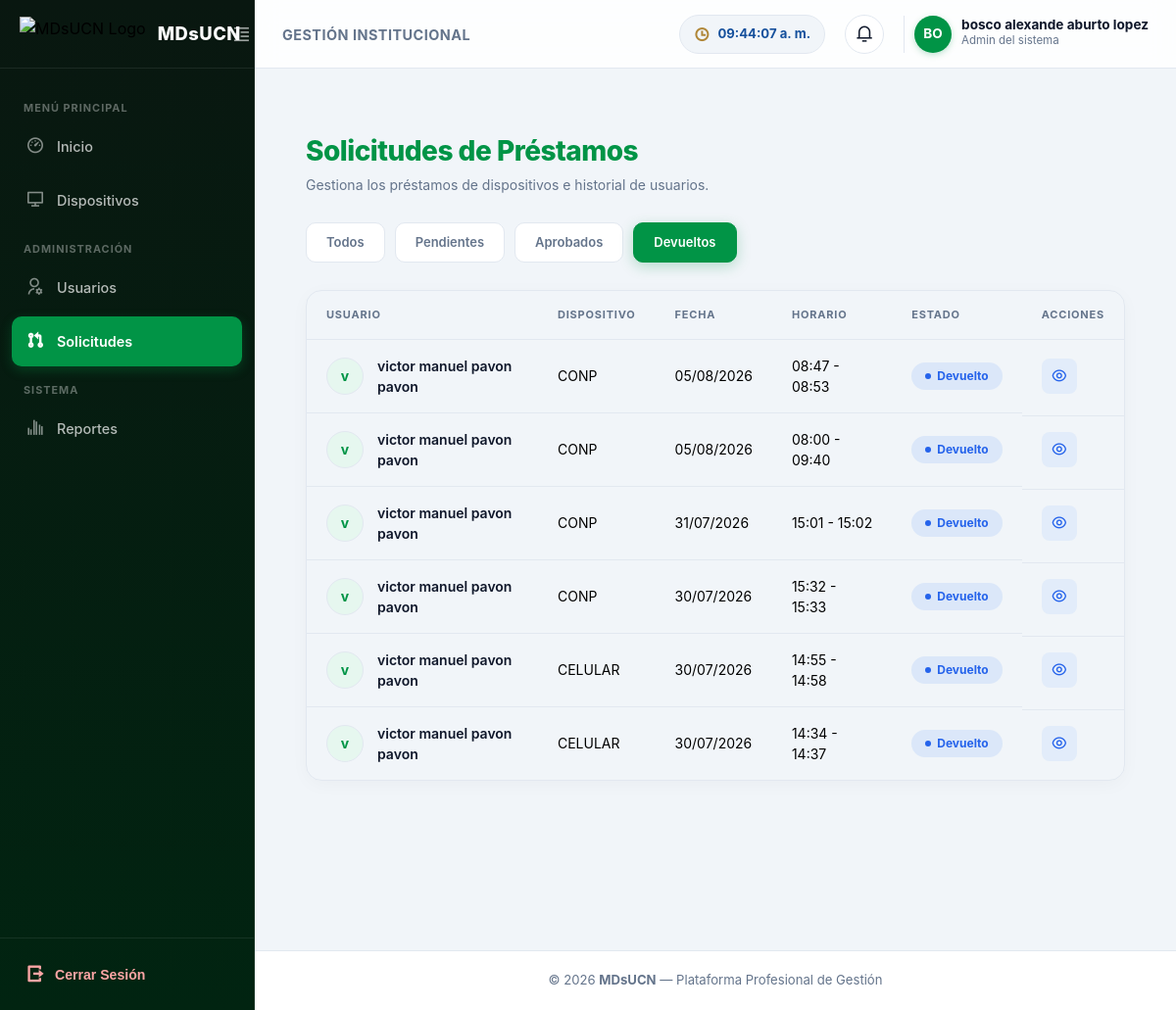
Before: /prestamos/?estado=devuelto (signed in) with the older database file.
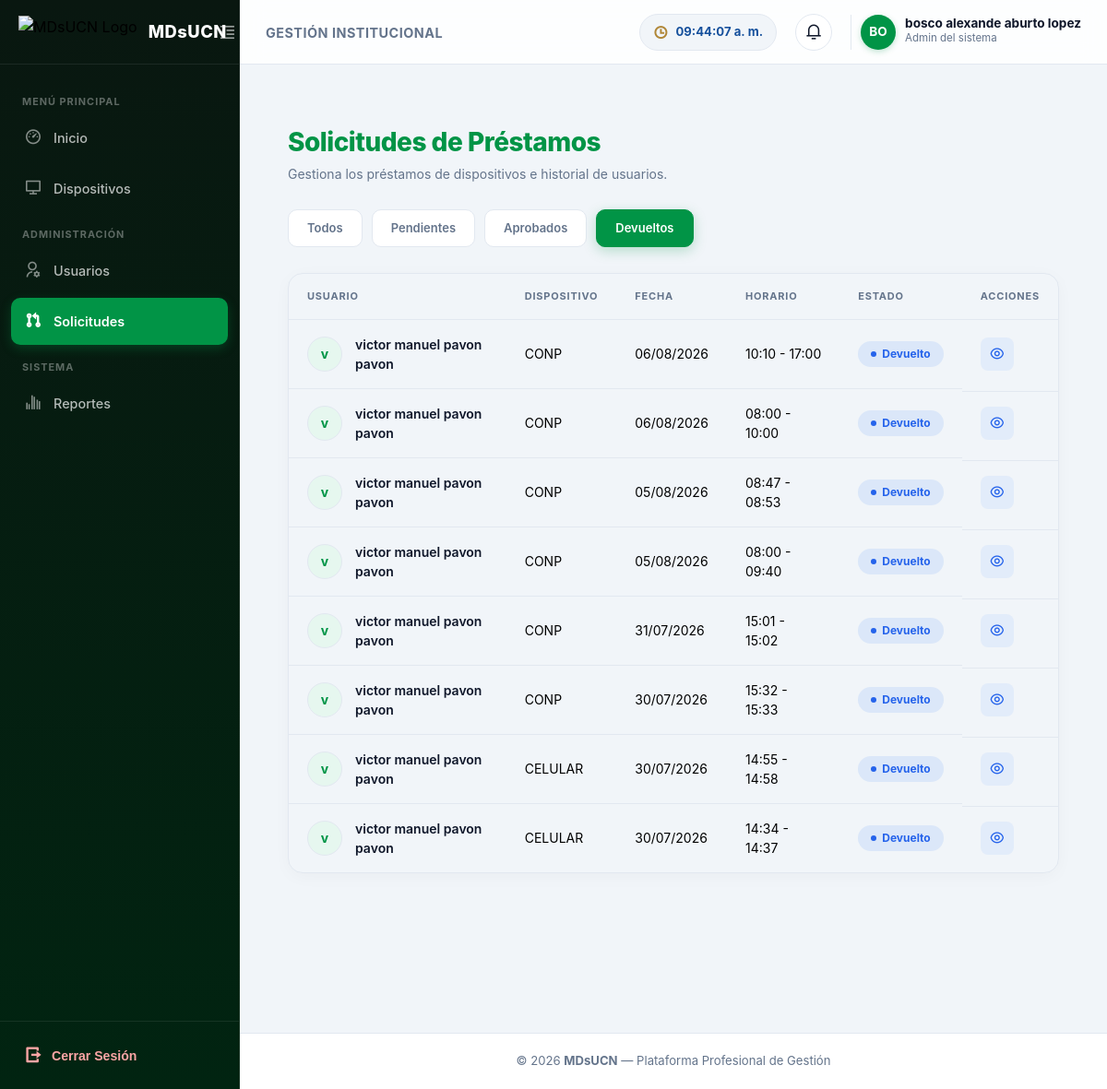
After: the same page with the newer database file.
### appOne/models.py (models this page shows, shortened)
class Prestamo(models.Model):
    ESTADO_PENDIENTE = 'pendiente'
    ESTADO_APROBADO = 'aprobado'
    ESTADO_RECHAZADO = 'rechazado'
    ESTADO_DEVUELTO = 'devuelto'
    ESTADO_CHOICES = [
        (ESTADO_PENDIENTE, 'Pendiente'),
        (ESTADO_APROBADO, 'Aprobado'),
        (ESTADO_RECHAZADO, 'Rechazado'),
        (ESTADO_DEVUELTO, 'Devuelto'),
    ]
    usuario = models.ForeignKey(
        Usuario,
        on_delete=models.CASCADE,
        related_name="prestamos"
    )
    dispositivo = models.ForeignKey(
        Dispositivo,
        on_delete=models.CASCADE,
        related_name="prestamos"
    )
    motivo = models.TextField()
    fecha_uso = models.DateField(db_index=True)
    hora_inicio = models.TimeField()
    hora_entrega = models.TimeField()
    estado = models.CharField(
        max_length=10,
        choices=ESTADO_CHOICES,
        default=ESTADO_PENDIENTE,
        db_index=True
    )
    fecha_solicitud = models.DateTimeField(auto_now_add=True, db_index=True)
    fecha_devolucion_real = models.DateTimeField(
        blank=True,
        null=True,
        help_text="Fecha y hora exacta en que se registró la devolución"
    )
    observaciones_devolucion = models.TextField(
        blank=True,
        null=True,
        help_text="Estado físico en que se recibe el equipo (daños, accesorios faltantes, etc.)"
    )
    class Meta:
        verbose_name = 'Préstamo'
        verbose_name_plural = 'Préstamos'

class Usuario(AbstractUser):
    username = models.CharField(max_length=150, unique=True)
    nombre_completo = models.CharField(max_length=150)
    correo_institucional = models.EmailField(unique=True)
    codigo = models.CharField(max_length=20, unique=True)
    rol = models.CharField(max_length=20, choices=ROLES, default="Docente")
    USERNAME_FIELD = "correo_institucional"
    REQUIRED_FIELDS = ["username", "nombre_completo", "codigo"]
    objects = UsuarioManager()
    class Meta:
        verbose_name = 'Usuario'
        verbose_name_plural = 'Usuarios'

class Dispositivo(models.Model):
    ESTADO_DISPONIBLE = 'disponible'
    ESTADO_PRESTADO = 'prestado'
    ESTADO_MANTENIMIENTO = 'mantenimiento'
    ESTADO_DANADO = 'danado'
    ESTADO_CHOICES = [
        (ESTADO_DISPONIBLE, 'Disponible'),
        (ESTADO_PRESTADO, 'En Préstamo'),
        (ESTADO_MANTENIMIENTO, 'En Mantenimiento'),
        (ESTADO_DANADO, 'Dañado / Inoperativo'),
    ]
    nombre_dispositivo = models.CharField(max_length=100)
    marca = models.CharField(max_length=50)
    codigo_inventario = models.CharField(max_length=50, unique=True)
    imagen = models.ImageField(upload_to='dispositivos/', blank=True, null=True)
    descripcion = models.TextField(blank=True, null=True)
    accesorios = models.TextField(blank=True, null=True)
    observacion = models.TextField(blank=True, null=True)
    estado = models.CharField(
        max_length=20,
        choices=ESTADO_CHOICES,
        default=ESTADO_DISPONIBLE,
        db_index=True
    )
    class Meta:
        verbose_name = 'Dispositivo'
        verbose_name_plural = 'Dispositivos'

### appOne/views/prestamos.py (the view)
# urls.py: path('prestamos/', views.solicitudes_prestamos, name='solicitudes_prestamos'),
@login_required
def solicitudes_prestamos(request):
    estado = request.GET.get("estado", "todos").strip()
    if estado == "todos" and request.session.get("ocultar_todos", False):
        prestamos = Prestamo.objects.none()
    else:
        if es_administrador(request.user):
            prestamos = Prestamo.objects.select_related('usuario', 'dispositivo').all()
        else:
            prestamos = Prestamo.objects.select_related('usuario', 'dispositivo').filter(usuario=request.user)
        if estado != "todos":
            prestamos = prestamos.filter(estado=estado)
        prestamos = prestamos.order_by("-fecha_solicitud")
    return render(request, "appOne/solicitudes.html", {
        "prestamos": prestamos,
        "estado_actual": estado
    })

### appOne/views/utils.py (called while the page is built)
def es_administrador(user):
    return user.is_authenticated and (user.rol == "Admin" or user.is_superuser)

### appOne/templates/appOne/solicitudes.html (shortened to what this page needs)
{% extends "appOne/dashboard.html" %}
{% load static %}
{% block extra_css %}
<link rel="stylesheet" href="{% static 'appOne/css/solicitudes.css' %}">
<link href="https://cdn.jsdelivr.net/npm/remixicon/fonts/remixicon.css" rel="stylesheet">
{% endblock %}
{% block contenido %}
<div class="solicitudes-container">
    <div class="header header-flex">
        <div>
            <h2>Solicitudes de Préstamos</h2>
            <p>Gestiona los préstamos de dispositivos e historial de usuarios.</p>
        </div>
    </div>
    <div class="filtros">
        <a href="?estado=todos" class="filtro {% if estado_actual == 'todos' or not estado_actual %}activo{% endif %}">Todos</a>
        <a href="?estado=pendiente" class="filtro {% if estado_actual == 'pendiente' %}activo{% endif %}">Pendientes</a>
        <a href="?estado=aprobado" class="filtro {% if estado_actual == 'aprobado' %}activo{% endif %}">Aprobados</a>
        <a href="?estado=devuelto" class="filtro {% if estado_actual == 'devuelto' %}activo{% endif %}">Devueltos</a>
    </div>
    <div class="table-wrapper">
        <table class="table-dashboard">
            <thead>
                <tr>
                    <th>Usuario</th>
                    <th>Dispositivo</th>
                    <th>Fecha</th>
                    <th>Horario</th>
                    <th>Estado</th>
                    <th>Acciones</th>
                </tr>
            </thead>
            <tbody>
                {% for p in prestamos %}
                <tr>
                    <td class="user-cell" data-label="Usuario">
                        <div class="avatar">
                            {{ p.usuario.nombre_completo|slice:":1" }}
                        </div>
                        <span>{{ p.usuario.nombre_completo }}</span>
                    </td>
                    <td data-label="Dispositivo">{{ p.dispositivo.nombre_dispositivo }}</td>
                    <td data-label="Fecha">{{ p.fecha_uso|date:"d/m/Y" }}</td>
                    <td data-label="Horario">{{ p.hora_inicio|time:"H:i" }} - {{ p.hora_entrega|time:"H:i" }}</td>
                    <td data-label="Estado">
                        <span class="estado {{ p.estado|lower }}">
                            {{ p.estado|capfirst }}
                        </span>
                    </td>
                    <td class="acciones" data-label="Acciones">
                        <button type="button" class="btn info" title="Ver Detalles"
                            onclick="abrirModalDetalles(
                                '{{ p.usuario.nombre_completo|escapejs }}',
                                '{{ p.usuario.email|default:''|escapejs }}',
                                '{{ p.dispositivo.nombre_dispositivo|escapejs }}',
                                '{{ p.dispositivo.codigo_inventario|default:'N/A'|escapejs }}',
                                '{{ p.dispositivo.marca|default:'N/A'|escapejs }}',
                                '{{ p.motivo|default:'Sin especificar'|escapejs }}',
                                '{{ p.fecha_solicitud|date:'d/m/Y H:i'|default:'—' }}',
                                '{{ p.fecha_aprobacion|date:'d/m/Y H:i'|default:'—' }}',
                                '{{ p.fecha_uso|date:'d/m/Y' }} {{ p.hora_inicio|time:'H:i' }}',
                                '{{ p.fecha_devolucion_real|date:'d/m/Y H:i'|default:'Pendiente' }}',
                                '{{ p.estado|capfirst }}',
                                '{{ p.observaciones_devolucion|default:'Sin observaciones'|escapejs }}'
                            )">
                            <i class="ri-eye-line"></i>
                        </button>
                    </td>
                </tr>
                {% empty %}
                <tr>
                    <td colspan="6" class="no-data">
                        No hay solicitudes registradas
                    </td>
                </tr>
                {% endfor %}
            </tbody>
        </table>
    </div>
</div>
{% endblock %}

Changed rows visible on the page:
added Prestamo: usuario.nombre_completo "v", usuario.nombre_completo "victor manuel pavon pavon", dispositivo.nombre_dispositivo "CONP", fecha_uso "06/08/2026", hora_inicio "10:10", hora_entrega "17:00", estado "Devuelto"
added Prestamo: usuario.nombre_completo "v", usuario.nombre_completo "victor manuel pavon pavon", dispositivo.nombre_dispositivo "CONP", fecha_uso "06/08/2026", hora_inicio "08:00", hora_entrega "10:00", estado "Devuelto"
